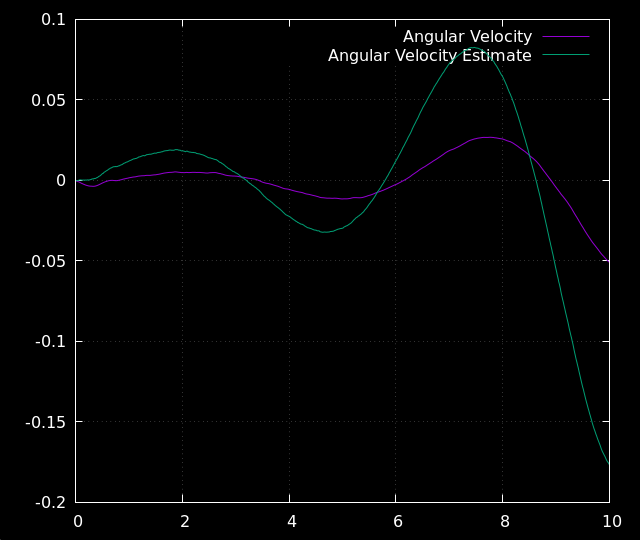

This chart was generated by the following gnuplot code:
load './plots/style.gp'

set terminal pngcairo size 640,540
set output 'plots/plot5.png'

plot 'pendulum_sim.csv' using 1:12 w l title 'Angular Velocity', \
     ''                 using 1:13 w l title 'Angular Velocity Estimate'

set output
set terminal x11 1 title "Position Error [m]" persist
replot
